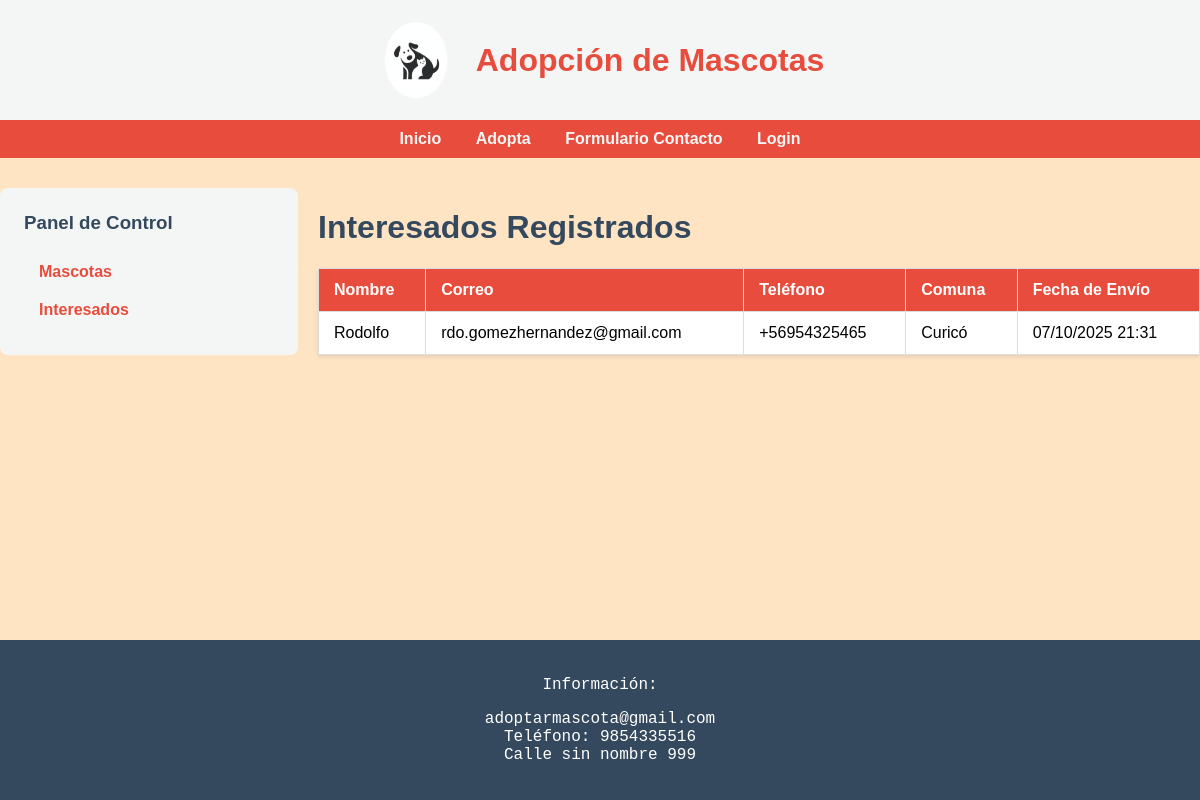
/dashboard/interesados/ (signed in), run on an earlier commit of the app's database.
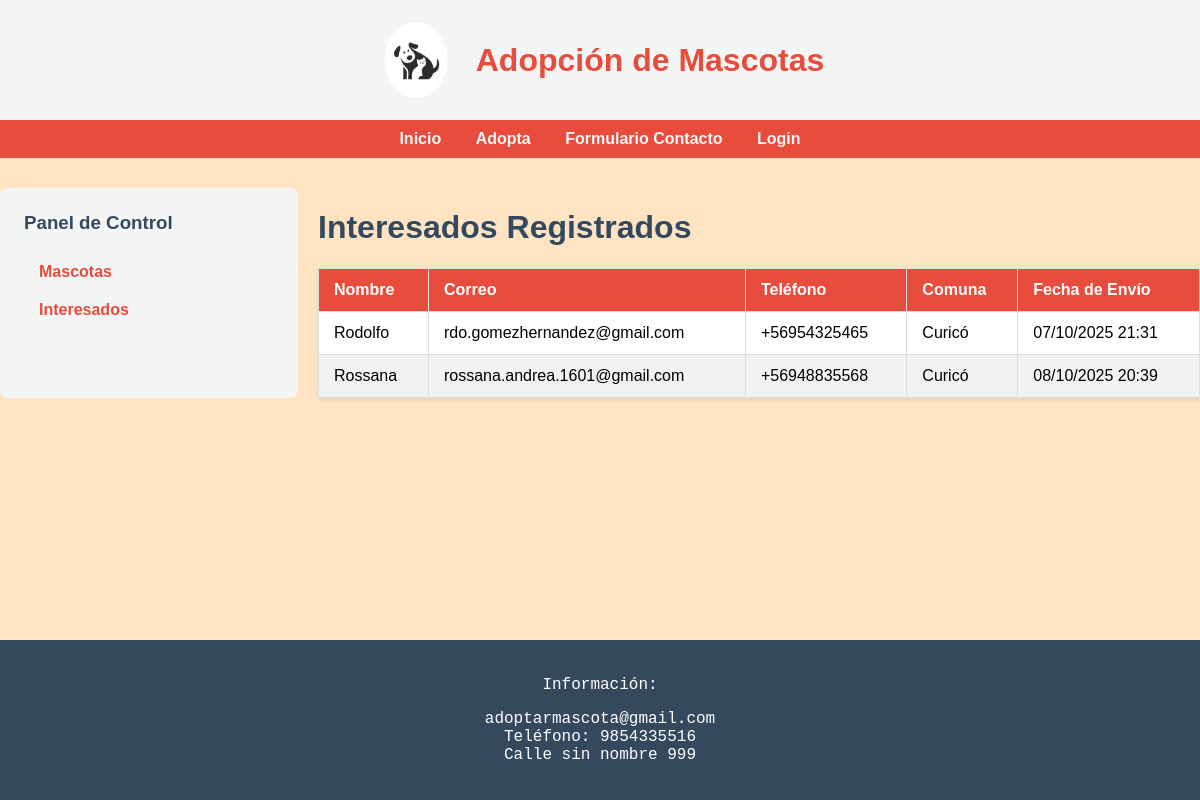
And on a later commit of the database.
### adopta/models.py (models this page shows, shortened)
class Contacto(models.Model):
    nombre = models.CharField(max_length=100)
    correo = models.EmailField()
    telefono = models.CharField(max_length=15)
    comuna = models.CharField(max_length=100)
    fecha_envio = models.DateTimeField(auto_now_add=True) # Guarda la fecha automáticamente

### adopta/views.py (the view)
# urls.py: path('dashboard/interesados/', views.interesados_list_view, name='interesados_list'),
@login_required
def interesados_list_view(request):
    interesados = Contacto.objects.all()
    return render(request, 'adopta/dashboard/interesados_list.html', {'interesados': interesados})

### templates/adopta/dashboard/interesados_list.html (shortened to what this page needs)
{% extends 'adopta/dashboard/dashboard_base.html' %}
{% block dashboard_content %}
    <h1>Interesados Registrados</h1>
    <table class="dashboard-table">
        <thead>
            <tr>
                <th>Nombre</th>
                <th>Correo</th>
                <th>Teléfono</th>
                <th>Comuna</th>
                <th>Fecha de Envío</th>
            </tr>
        </thead>
        <tbody>
            {% for interesado in interesados %}
            <tr>
                <td>{{ interesado.nombre }}</td>
                <td>{{ interesado.correo }}</td>
                <td>{{ interesado.telefono }}</td>
                <td>{{ interesado.comuna }}</td>
                <td>{{ interesado.fecha_envio|date:"d/m/Y H:i" }}</td>
            </tr>
            {% endfor %}
        </tbody>
    </table>
{% endblock %}

What changed in the data, as far as the page shows it:
added Contacto: nombre "Rossana", correo "rossana.andrea.1601@gmail.com", telefono "+56948835568", comuna "Curicó", fecha_envio "08/10/2025 20:39"
